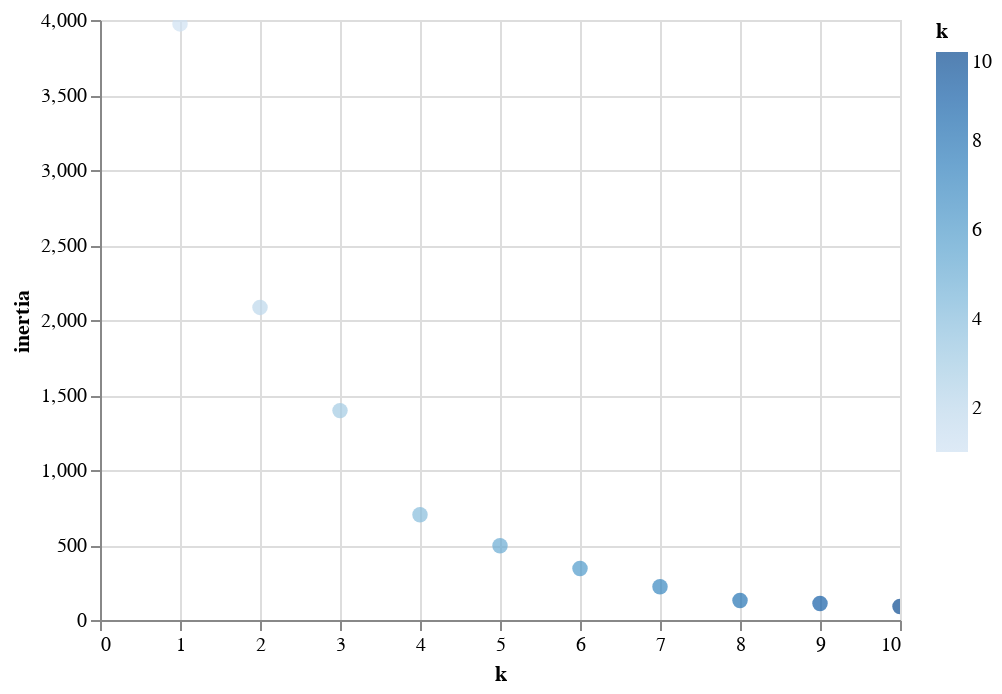

Here is the notebook cell this chart was saved with:
### Code cell
# Create the Elbow Curve using hvPlot. Applied on dimensionality reduced dataset

#iMPORT ALTAIR


pca_plot=kmeanoptimizer(crypto_pca_df,11)



alt.Chart(pca_plot).mark_circle(size=60).encode(
    x='k',
    y='inertia',
    color='k',
    tooltip=['k', 'inertia']
).interactive()

### Figure 1 — Vega-Lite specification as saved in the notebook (floating-point values rounded to 4 significant figures)
{"config": {"view": {"continuousWidth": 400, "continuousHeight": 300}}, "data": {"name": "data-967facbc7874c09306c95737e2071386"}, "mark": {"type": "circle", "size": 60}, "encoding": {"color": {"type": "quantitative", "field": "k"}, "tooltip": [{"type": "quantitative", "field": "k"}, {"type": "quantitative", "field": "inertia"}], "x": {"type": "quantitative", "field": "k"}, "y": {"type": "quantitative", "field": "inertia"}}, "selection": {"selector001": {"type": "interval", "bind": "scales", "encodings": ["x", "y"]}}, "$schema": "https://vega.github.io/schema/vega-lite/v4.8.1.json", "datasets": {"data-967facbc7874c09306c95737e2071386": [{"k": 1, "inertia": 3974.0}, {"k": 2, "inertia": 2084.0}, {"k": 3, "inertia": 1396.0}, {"k": 4, "inertia": 701.3}, {"k": 5, "inertia": 495.4}, {"k": 6, "inertia": 342.8}, {"k": 7, "inertia": 222.3}, {"k": 8, "inertia": 129.4}, {"k": 9, "inertia": 110.3}, {"k": 10, "inertia": 90.33}]}}
